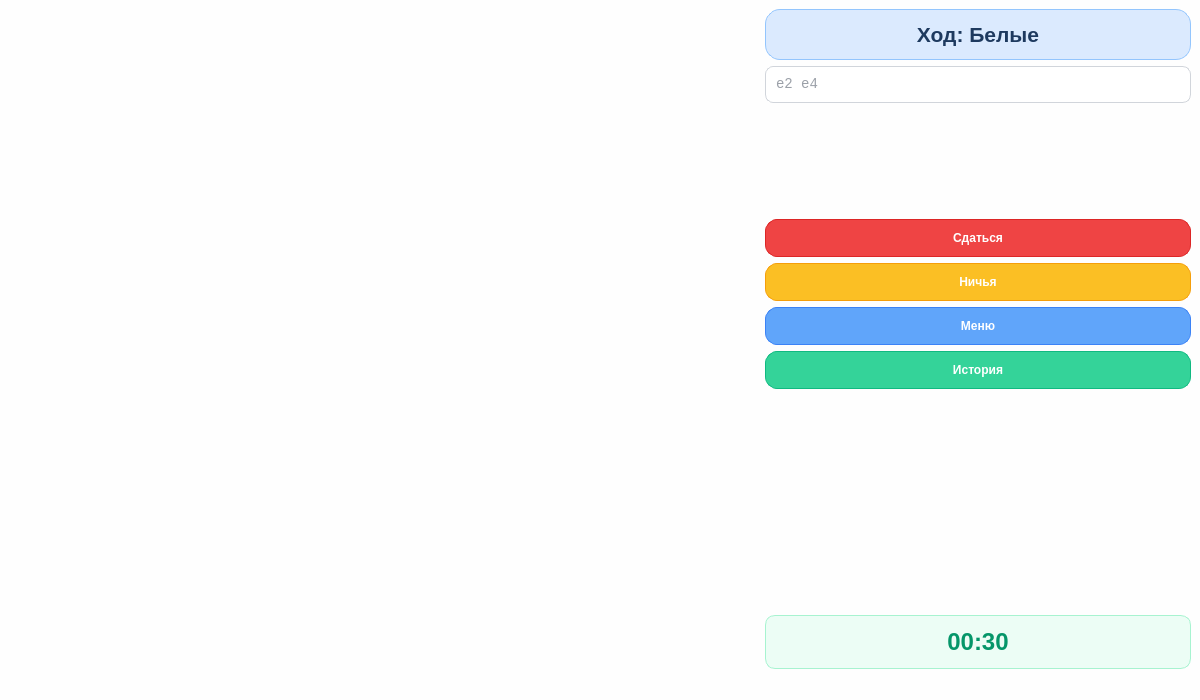
<?xml version="1.0" encoding="UTF-8"?>
<ui version="4.0">
 <class>MainWindow</class>
 <widget class="QMainWindow" name="MainWindow">
  <property name="geometry">
   <rect>
    <x>0</x>
    <y>0</y>
    <width>1200</width>
    <height>700</height>
   </rect>
  </property>
  <property name="windowTitle">
   <string>Chess Game</string>
  </property>
  <property name="styleSheet">
   <string notr="true">background-color: #fefefe;</string>
  </property>
  <widget class="QWidget" name="centralwidget">
   <layout class="QHBoxLayout" name="mainLayout">
    <item>
     <widget class="QFrame" name="chessBoardFrame">
      <property name="minimumSize">
       <size>
        <width>750</width>
        <height>650</height>
       </size>
      </property>
      <property name="frameShape">
       <enum>QFrame::NoFrame</enum>
      </property>
      <property name="styleSheet">
       <string notr="true"></string>
      </property>
     </widget>
    </item>
    <item>
     <layout class="QVBoxLayout" name="rightPanelLayout">
      <item>
       <widget class="QLabel" name="playerInfoLabel">
        <property name="font">
         <font>
          <pointsize>16</pointsize>
          <bold>true</bold>
         </font>
        </property>
        <property name="text">
         <string>Ход: Белые</string>
        </property>
        <property name="alignment">
         <set>Qt::AlignCenter</set>
        </property>
        <property name="styleSheet">
         <string notr="true">color: #1e3a5f; background-color: #dbeafe; padding: 12px; border-radius: 15px; border: 1px solid #93c5fd;</string>
        </property>
       </widget>
      </item>
      <item>
       <widget class="QLineEdit" name="currentMoveEdit">
        <property name="placeholderText">
         <string>e2 e4</string>
        </property>
        <property name="styleSheet">
         <string notr="true">color: #374151; background-color: white; border: 1px solid #d1d5db; padding: 8px; border-radius: 8px; font-family: monospace; font-size: 14px;</string>
        </property>
       </widget>
      </item>
      <item>
       <spacer name="verticalSpacerTop">
        <property name="orientation">
         <enum>Qt::Vertical</enum>
        </property>
        <property name="sizeHint" stdset="0">
         <size>
          <width>20</width>
          <height>30</height>
         </size>
        </property>
       </spacer>
      </item>
      <item>
       <widget class="QPushButton" name="surrenderButton">
        <property name="minimumSize">
         <size>
          <width>140</width>
          <height>38</height>
         </size>
        </property>
        <property name="text">
         <string>Сдаться</string>
        </property>
        <property name="styleSheet">
         <string notr="true">QPushButton { color: white; background-color: #ef4444; border: 1px solid #dc2626; border-radius: 12px; padding: 10px; font-weight: bold; font-size: 12px; } QPushButton:hover { background-color: #f87171; }</string>
        </property>
       </widget>
      </item>
      <item>
       <widget class="QPushButton" name="drawButton">
        <property name="minimumSize">
         <size>
          <width>140</width>
          <height>38</height>
         </size>
        </property>
        <property name="text">
         <string>Ничья</string>
        </property>
        <property name="styleSheet">
         <string notr="true">QPushButton { color: white; background-color: #fbbf24; border: 1px solid #f59e0b; border-radius: 12px; padding: 10px; font-weight: bold; font-size: 12px; } QPushButton:hover { background-color: #fcd34d; }</string>
        </property>
       </widget>
      </item>
      <item>
       <widget class="QPushButton" name="menuButton">
        <property name="minimumSize">
         <size>
          <width>140</width>
          <height>38</height>
         </size>
        </property>
        <property name="text">
         <string>Меню</string>
        </property>
        <property name="styleSheet">
         <string notr="true">QPushButton { color: white; background-color: #60a5fa; border: 1px solid #3b82f6; border-radius: 12px; padding: 10px; font-weight: bold; font-size: 12px; } QPushButton:hover { background-color: #93c5fd; }</string>
        </property>
       </widget>
      </item>
      <item>
       <widget class="QPushButton" name="historyButton">
        <property name="minimumSize">
         <size>
          <width>140</width>
          <height>38</height>
         </size>
        </property>
        <property name="text">
         <string>История</string>
        </property>
        <property name="styleSheet">
         <string notr="true">QPushButton { color: white; background-color: #34d399; border: 1px solid #10b981; border-radius: 12px; padding: 10px; font-weight: bold; font-size: 12px; } QPushButton:hover { background-color: #6ee7b7; }</string>
        </property>
       </widget>
      </item>
      <item>
       <spacer name="verticalSpacerButtons">
        <property name="orientation">
         <enum>Qt::Vertical</enum>
        </property>
        <property name="sizeHint" stdset="0">
         <size>
          <width>20</width>
          <height>30</height>
         </size>
        </property>
       </spacer>
      </item>
      <item>
       <spacer name="verticalSpacerTimer">
        <property name="orientation">
         <enum>Qt::Vertical</enum>
        </property>
        <property name="sizeType">
         <enum>QSizePolicy::Expanding</enum>
        </property>
        <property name="sizeHint" stdset="0">
         <size>
          <width>20</width>
          <height>40</height>
         </size>
        </property>
       </spacer>
      </item>
      <item>
       <widget class="QLabel" name="timerLabel">
        <property name="font">
         <font>
          <pointsize>18</pointsize>
          <bold>true</bold>
         </font>
        </property>
        <property name="text">
         <string>00:30</string>
        </property>
        <property name="alignment">
         <set>Qt::AlignCenter</set>
        </property>
        <property name="styleSheet">
         <string notr="true">color: #059669; padding: 12px; background-color: #ecfdf5; border-radius: 10px; border: 1px solid #a7f3d0;</string>
        </property>
       </widget>
      </item>
     </layout>
    </item>
   </layout>
  </widget>
  <widget class="QMenuBar" name="menubar">
   <property name="geometry">
    <rect>
     <x>0</x>
     <y>0</y>
     <width>1200</width>
     <height>22</height>
    </rect>
   </property>
  </widget>
  <widget class="QStatusBar" name="statusbar"/>
 </widget>
 <resources/>
 <connections/>
</ui>
